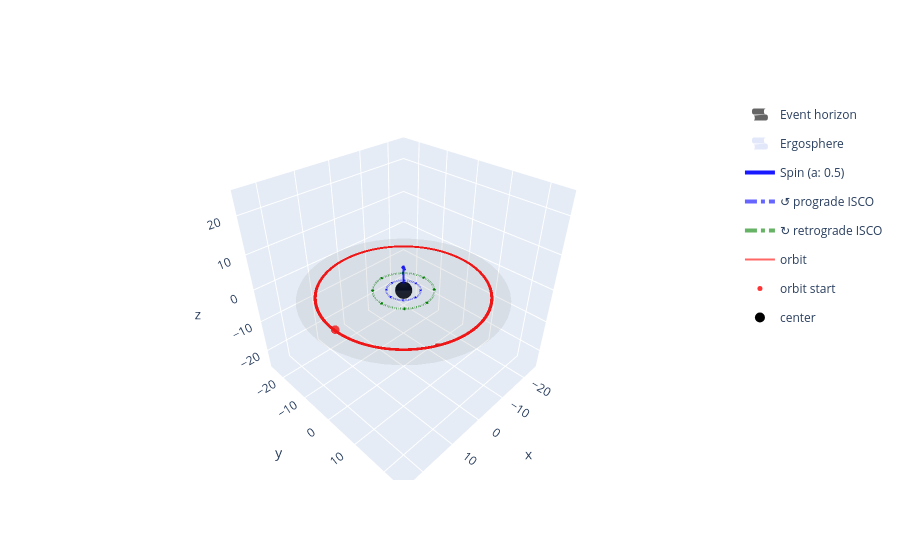

The notebook cell this image was saved under:
### Code cell
taus = (0, 500*P)
path = kerr.geodesic.get_path(ics, taus, integrator="Radau2")
from relatipy.visualization._3D.plot_black_hole import PlotKerr
plot = PlotKerr(kerr)
plot.add_path(path, label="orbit")
plot.plot().show()

# # save ../figures/003-integradores_a_largo_plazo/orbit.png as plotly html
# plot.plot().write_html("../figures/003-integradores_a_largo_plazo/orbit.html")

### Figure 1 — Plotly figure (JSON) as saved in the notebook; plotly's stock layout.template omitted (floating-point values rounded to 4 significant figures; data arrays with more than 128 entries replaced by an {"elided": "..."} marker saying what was removed)
{"data": [{"colorscale": [[0, "black"], [1, "black"]], "name": "Event horizon", "opacity": 0.6, "showlegend": true, "showscale": false, "type": "surface", "x": {"elided": "60x60 float values"}, "y": {"elided": "60x60 float values"}, "z": {"elided": "60x60 float values"}}, {"colorscale": [[0, "royalblue"], [1, "royalblue"]], "name": "Ergosphere", "opacity": 0.15, "showlegend": true, "showscale": false, "type": "surface", "x": {"elided": "60x60 float values"}, "y": {"elided": "60x60 float values"}, "z": {"elided": "60x60 float values"}}, {"legendgroup": "Spin (a: 0.5)", "line": {"color": "blue", "width": 4}, "mode": "lines", "name": "Spin (a: 0.5)", "opacity": 0.9, "showlegend": true, "type": "scatter3d", "x": [0, 0], "y": [0, 0], "z": [2, 7]}, {"legendgroup": "Spin (a: 0.5)", "line": {"color": "blue", "width": 4}, "mode": "lines", "opacity": 0.9, "showlegend": false, "type": "scatter3d", "x": [0, 0], "y": [0, 0.6], "z": [7, 6]}, {"legendgroup": "Spin (a: 0.5)", "line": {"color": "blue", "width": 4}, "mode": "lines", "opacity": 0.9, "showlegend": false, "type": "scatter3d", "x": [0, 0], "y": [0, -0.6], "z": [7, 6]}, {"legendgroup": "↺ prograde ISCO", "line": {"color": "blue", "dash": "dashdot", "width": 4}, "mode": "lines", "name": "↺ prograde ISCO", "opacity": 0.6, "type": "scatter3d", "x": [4.233, 4.227, 4.209, 4.18, 4.139, 4.086, 4.022, 3.947, 3.861, 3.764, 3.657, 3.539, 3.411, 3.274, 3.128, 2.973, 2.81, 2.639, 2.461, 2.276, 2.084, 1.887, 1.684, 1.477, 1.265, 1.051, 0.8327, 0.6125, 0.3906, 0.1676, -0.05587, -0.2792, -0.5017, -0.7228, -0.9419, -1.158, -1.372, -1.581, -1.786, -1.986, -2.181, -2.369, -2.551, -2.726, -2.893, -3.052, -3.202, -3.344, -3.476, -3.599, -3.712, -3.814, -3.905, -3.986, -4.056, -4.114, -4.161, -4.196, -4.22, -4.232, -4.232, -4.22, -4.196, -4.161, -4.114, -4.056, -3.986, -3.905, -3.814, -3.712, -3.599, -3.476, -3.344, -3.202, -3.052, -2.893, -2.726, -2.551, -2.369, -2.181, -1.986, -1.786, -1.581, -1.372, -1.158, -0.9419, -0.7228, -0.5017, -0.2792, -0.05587, 0.1676, 0.3906, 0.6125, 0.8327, 1.051, 1.265, 1.477, 1.684, 1.887, 2.084, 2.276, 2.461, 2.639, 2.81, 2.973, 3.128, 3.274, 3.411, 3.539, 3.657, 3.764, 3.861, 3.947, 4.022, 4.086, 4.139, 4.18, 4.209, 4.227, 4.233], "y": [0.0, 0.2234, 0.4462, 0.6677, 0.8874, 1.105, 1.319, 1.529, 1.735, 1.937, 2.133, 2.323, 2.506, 2.683, 2.852, 3.013, 3.166, 3.309, 3.444, 3.569, 3.684, 3.789, 3.884, 3.967, 4.039, 4.101, 4.15, 4.188, 4.215, 4.23, 4.233, 4.224, 4.203, 4.171, 4.127, 4.071, 4.005, 3.927, 3.838, 3.738, 3.628, 3.508, 3.378, 3.239, 3.09, 2.933, 2.768, 2.595, 2.415, 2.228, 2.035, 1.837, 1.633, 1.424, 1.212, 0.9963, 0.7778, 0.5571, 0.3349, 0.1117, -0.1117, -0.3349, -0.5571, -0.7778, -0.9963, -1.212, -1.424, -1.633, -1.837, -2.035, -2.228, -2.415, -2.595, -2.768, -2.933, -3.09, -3.239, -3.378, -3.508, -3.628, -3.738, -3.838, -3.927, -4.005, -4.071, -4.127, -4.171, -4.203, -4.224, -4.233, -4.23, -4.215, -4.188, -4.15, -4.101, -4.039, -3.967, -3.884, -3.789, -3.684, -3.569, -3.444, -3.309, -3.166, -3.013, -2.852, -2.683, -2.506, -2.323, -2.133, -1.937, -1.735, -1.529, -1.319, -1.105, -0.8874, -0.6677, -0.4462, -0.2234, -1.037e-15], "z": [0.0, 0.0, 0.0, 0.0, 0.0, 0.0, 0.0, 0.0, 0.0, 0.0, 0.0, 0.0, 0.0, 0.0, 0.0, 0.0, 0.0, 0.0, 0.0, 0.0, 0.0, 0.0, 0.0, 0.0, 0.0, 0.0, 0.0, 0.0, 0.0, 0.0, 0.0, 0.0, 0.0, 0.0, 0.0, 0.0, 0.0, 0.0, 0.0, 0.0, 0.0, 0.0, 0.0, 0.0, 0.0, 0.0, 0.0, 0.0, 0.0, 0.0, 0.0, 0.0, 0.0, 0.0, 0.0, 0.0, 0.0, 0.0, 0.0, 0.0, 0.0, 0.0, 0.0, 0.0, 0.0, 0.0, 0.0, 0.0, 0.0, 0.0, 0.0, 0.0, 0.0, 0.0, 0.0, 0.0, 0.0, 0.0, 0.0, 0.0, 0.0, 0.0, 0.0, 0.0, 0.0, 0.0, 0.0, 0.0, 0.0, 0.0, 0.0, 0.0, 0.0, 0.0, 0.0, 0.0, 0.0, 0.0, 0.0, 0.0, 0.0, 0.0, 0.0, 0.0, 0.0, 0.0, 0.0, 0.0, 0.0, 0.0, 0.0, 0.0, 0.0, 0.0, 0.0, 0.0, 0.0, 0.0, 0.0, 0.0]}, {"hoverinfo": "skip", "legendgroup": "↺ prograde ISCO", "line": {"color": "blue", "width": 4}, "mode": "lines", "opacity": 1, "showlegend": false, "type": "scatter3d", "x": [4.233, 4.081, null, 4.233, 4.385], "y": [0, -0.254, null, 0, -0.254], "z": [0, 0, null, 0, 0]}, {"hoverinfo": "skip", "legendgroup": "↺ prograde ISCO", "line": {"color": "blue", "width": 4}, "mode": "lines", "opacity": 1, "showlegend": false, "type": "scatter3d", "x": [2.993, 3.065, null, 2.993, 3.281], "y": [2.993, 2.706, null, 2.993, 2.921], "z": [0, 0, null, 0, 0]}, {"hoverinfo": "skip", "legendgroup": "↺ prograde ISCO", "line": {"color": "blue", "width": 4}, "mode": "lines", "opacity": 1, "showlegend": false, "type": "scatter3d", "x": [2.592e-16, 0.254, null, 2.592e-16, 0.254], "y": [4.233, 4.081, null, 4.233, 4.385], "z": [0, 0, null, 0, 0]}, {"hoverinfo": "skip", "legendgroup": "↺ prograde ISCO", "line": {"color": "blue", "width": 4}, "mode": "lines", "opacity": 1, "showlegend": false, "type": "scatter3d", "x": [-2.993, -2.706, null, -2.993, -2.921], "y": [2.993, 3.065, null, 2.993, 3.281], "z": [0, 0, null, 0, 0]}, {"hoverinfo": "skip", "legendgroup": "↺ prograde ISCO", "line": {"color": "blue", "width": 4}, "mode": "lines", "opacity": 1, "showlegend": false, "type": "scatter3d", "x": [-4.233, -4.081, null, -4.233, -4.385], "y": [5.184e-16, 0.254, null, 5.184e-16, 0.254], "z": [0, 0, null, 0, 0]}, {"hoverinfo": "skip", "legendgroup": "↺ prograde ISCO", "line": {"color": "blue", "width": 4}, "mode": "lines", "opacity": 1, "showlegend": false, "type": "scatter3d", "x": [-2.993, -3.065, null, -2.993, -3.281], "y": [-2.993, -2.706, null, -2.993, -2.921], "z": [0, 0, null, 0, 0]}, {"hoverinfo": "skip", "legendgroup": "↺ prograde ISCO", "line": {"color": "blue", "width": 4}, "mode": "lines", "opacity": 1, "showlegend": false, "type": "scatter3d", "x": [-7.776e-16, -0.254, null, -7.776e-16, -0.254], "y": [-4.233, -4.081, null, -4.233, -4.385], "z": [0, 0, null, 0, 0]}, {"hoverinfo": "skip", "legendgroup": "↺ prograde ISCO", "line": {"color": "blue", "width": 4}, "mode": "lines", "opacity": 1, "showlegend": false, "type": "scatter3d", "x": [2.993, 2.706, null, 2.993, 2.921], "y": [-2.993, -3.065, null, -2.993, -3.281], "z": [0, 0, null, 0, 0]}, {"legendgroup": "↻ retrograde ISCO", "line": {"color": "green", "dash": "dashdot", "width": 4}, "mode": "lines", "name": "↻ retrograde ISCO", "opacity": 0.6, "type": "scatter3d", "x": [7.555, 7.544, 7.513, 7.46, 7.387, 7.293, 7.179, 7.044, 6.891, 6.718, 6.526, 6.316, 6.088, 5.844, 5.583, 5.307, 5.015, 4.71, 4.392, 4.061, 3.72, 3.367, 3.006, 2.636, 2.258, 1.875, 1.486, 1.093, 0.697, 0.2991, -0.09972, -0.4982, -0.8954, -1.29, -1.681, -2.067, -2.448, -2.822, -3.188, -3.545, -3.892, -4.228, -4.553, -4.864, -5.163, -5.447, -5.715, -5.968, -6.204, -6.423, -6.624, -6.806, -6.97, -7.114, -7.238, -7.342, -7.426, -7.489, -7.531, -7.552, -7.552, -7.531, -7.489, -7.426, -7.342, -7.238, -7.114, -6.97, -6.806, -6.624, -6.423, -6.204, -5.968, -5.715, -5.447, -5.163, -4.864, -4.553, -4.228, -3.892, -3.545, -3.188, -2.822, -2.448, -2.067, -1.681, -1.29, -0.8954, -0.4982, -0.09972, 0.2991, 0.697, 1.093, 1.486, 1.875, 2.258, 2.636, 3.006, 3.367, 3.72, 4.061, 4.392, 4.71, 5.015, 5.307, 5.583, 5.844, 6.088, 6.316, 6.526, 6.718, 6.891, 7.044, 7.179, 7.293, 7.387, 7.46, 7.513, 7.544, 7.555], "y": [0.0, 0.3987, 0.7963, 1.192, 1.584, 1.971, 2.353, 2.729, 3.097, 3.456, 3.806, 4.145, 4.473, 4.788, 5.089, 5.377, 5.65, 5.906, 6.147, 6.37, 6.575, 6.763, 6.931, 7.08, 7.209, 7.318, 7.407, 7.475, 7.522, 7.549, 7.554, 7.538, 7.501, 7.444, 7.365, 7.266, 7.147, 7.008, 6.849, 6.671, 6.475, 6.261, 6.029, 5.78, 5.515, 5.235, 4.94, 4.632, 4.31, 3.977, 3.632, 3.278, 2.914, 2.542, 2.163, 1.778, 1.388, 0.9943, 0.5977, 0.1994, -0.1994, -0.5977, -0.9943, -1.388, -1.778, -2.163, -2.542, -2.914, -3.278, -3.632, -3.977, -4.31, -4.632, -4.94, -5.235, -5.515, -5.78, -6.029, -6.261, -6.475, -6.671, -6.849, -7.008, -7.147, -7.266, -7.365, -7.444, -7.501, -7.538, -7.554, -7.549, -7.522, -7.475, -7.407, -7.318, -7.209, -7.08, -6.931, -6.763, -6.575, -6.37, -6.147, -5.906, -5.65, -5.377, -5.089, -4.788, -4.473, -4.145, -3.806, -3.456, -3.097, -2.729, -2.353, -1.971, -1.584, -1.192, -0.7963, -0.3987, -1.85e-15], "z": [0.0, 0.0, 0.0, 0.0, 0.0, 0.0, 0.0, 0.0, 0.0, 0.0, 0.0, 0.0, 0.0, 0.0, 0.0, 0.0, 0.0, 0.0, 0.0, 0.0, 0.0, 0.0, 0.0, 0.0, 0.0, 0.0, 0.0, 0.0, 0.0, 0.0, 0.0, 0.0, 0.0, 0.0, 0.0, 0.0, 0.0, 0.0, 0.0, 0.0, 0.0, 0.0, 0.0, 0.0, 0.0, 0.0, 0.0, 0.0, 0.0, 0.0, 0.0, 0.0, 0.0, 0.0, 0.0, 0.0, 0.0, 0.0, 0.0, 0.0, 0.0, 0.0, 0.0, 0.0, 0.0, 0.0, 0.0, 0.0, 0.0, 0.0, 0.0, 0.0, 0.0, 0.0, 0.0, 0.0, 0.0, 0.0, 0.0, 0.0, 0.0, 0.0, 0.0, 0.0, 0.0, 0.0, 0.0, 0.0, 0.0, 0.0, 0.0, 0.0, 0.0, 0.0, 0.0, 0.0, 0.0, 0.0, 0.0, 0.0, 0.0, 0.0, 0.0, 0.0, 0.0, 0.0, 0.0, 0.0, 0.0, 0.0, 0.0, 0.0, 0.0, 0.0, 0.0, 0.0, 0.0, 0.0, 0.0, 0.0]}, {"hoverinfo": "skip", "legendgroup": "↻ retrograde ISCO", "line": {"color": "green", "width": 4}, "mode": "lines", "opacity": 1, "showlegend": false, "type": "scatter3d", "x": [7.555, 7.827, null, 7.555, 7.283], "y": [0, 0.4533, null, 0, 0.4533], "z": [0, 0, null, 0, 0]}, {"hoverinfo": "skip", "legendgroup": "↻ retrograde ISCO", "line": {"color": "green", "width": 4}, "mode": "lines", "opacity": 1, "showlegend": false, "type": "scatter3d", "x": [5.342, 5.214, null, 5.342, 4.829], "y": [5.342, 5.855, null, 5.342, 5.47], "z": [0, 0, null, 0, 0]}, {"hoverinfo": "skip", "legendgroup": "↻ retrograde ISCO", "line": {"color": "green", "width": 4}, "mode": "lines", "opacity": 1, "showlegend": false, "type": "scatter3d", "x": [4.626e-16, -0.4533, null, 4.626e-16, -0.4533], "y": [7.555, 7.827, null, 7.555, 7.283], "z": [0, 0, null, 0, 0]}, {"hoverinfo": "skip", "legendgroup": "↻ retrograde ISCO", "line": {"color": "green", "width": 4}, "mode": "lines", "opacity": 1, "showlegend": false, "type": "scatter3d", "x": [-5.342, -5.855, null, -5.342, -5.47], "y": [5.342, 5.214, null, 5.342, 4.829], "z": [0, 0, null, 0, 0]}, {"hoverinfo": "skip", "legendgroup": "↻ retrograde ISCO", "line": {"color": "green", "width": 4}, "mode": "lines", "opacity": 1, "showlegend": false, "type": "scatter3d", "x": [-7.555, -7.827, null, -7.555, -7.283], "y": [9.252e-16, -0.4533, null, 9.252e-16, -0.4533], "z": [0, 0, null, 0, 0]}, {"hoverinfo": "skip", "legendgroup": "↻ retrograde ISCO", "line": {"color": "green", "width": 4}, "mode": "lines", "opacity": 1, "showlegend": false, "type": "scatter3d", "x": [-5.342, -5.214, null, -5.342, -4.829], "y": [-5.342, -5.855, null, -5.342, -5.47], "z": [0, 0, null, 0, 0]}, {"hoverinfo": "skip", "legendgroup": "↻ retrograde ISCO", "line": {"color": "green", "width": 4}, "mode": "lines", "opacity": 1, "showlegend": false, "type": "scatter3d", "x": [-1.388e-15, 0.4533, null, -1.388e-15, 0.4533], "y": [-7.555, -7.827, null, -7.555, -7.283], "z": [0, 0, null, 0, 0]}, {"hoverinfo": "skip", "legendgroup": "↻ retrograde ISCO", "line": {"color": "green", "width": 4}, "mode": "lines", "opacity": 1, "showlegend": false, "type": "scatter3d", "x": [5.342, 5.855, null, 5.342, 5.47], "y": [-5.342, -5.214, null, -5.342, -4.829], "z": [0, 0, null, 0, 0]}, {"line": {"color": "red", "width": 2}, "mode": "lines", "name": "orbit", "opacity": 0.6, "type": "scatter3d", "x": {"elided": "50001 float values"}, "y": {"elided": "50001 float values"}, "z": {"elided": "50001 float values"}}, {"marker": {"color": "red", "opacity": 0.8, "size": 5}, "mode": "markers", "name": "orbit start", "type": "scatter3d", "x": [21.17], "y": [0], "z": [1.296e-15]}, {"anchor": "tail", "colorscale": [[0, "red"], [1, "red"]], "name": "orbit end", "opacity": 0.8, "showscale": false, "sizemode": "absolute", "sizeref": 1.667, "type": "cone", "u": [-0.1939], "v": [0.09727], "w": [-8.059e-19], "x": [9.401], "y": [19.01], "z": [1.298e-15]}, {"colorscale": [[0, "gray"], [1, "gray"]], "opacity": 0.08, "showscale": false, "type": "surface", "x": {"elided": "50x50 float values"}, "y": {"elided": "50x50 float values"}, "z": {"elided": "50x50 float values"}}, {"marker": {"color": "black", "opacity": 1, "size": 10}, "mode": "markers", "name": "center", "type": "scatter3d", "x": [0], "y": [0], "z": [0]}], "layout": {"scene": {"aspectmode": "cube", "xaxis": {"range": [-25.98, 25.98]}, "yaxis": {"range": [-25.98, 25.98]}, "zaxis": {"range": [-25.98, 25.98]}}}}
